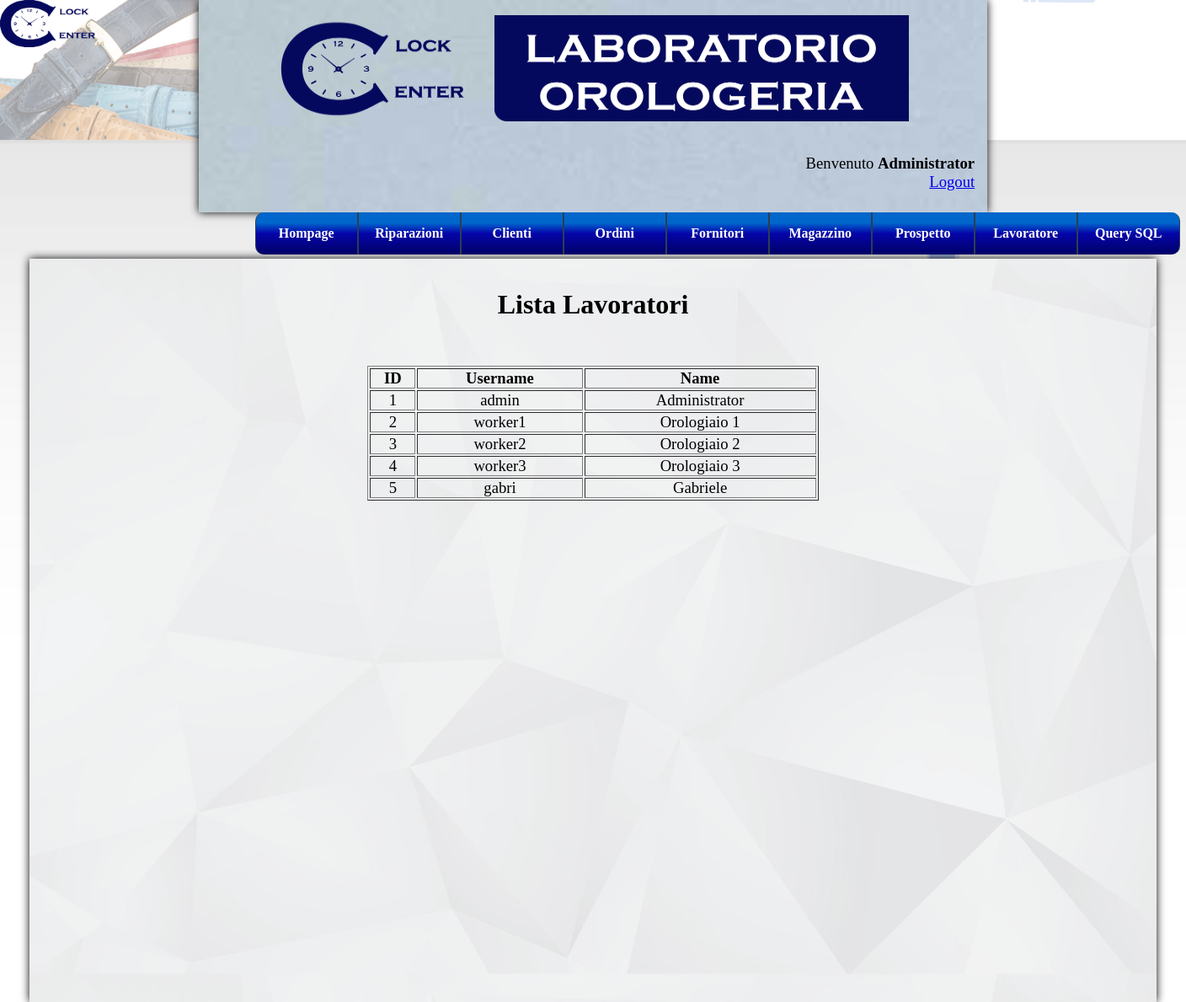
The app's page /clock.php?page=viewWorkers (signed in) with its own data.
### tables this page shows
CREATE TABLE IF NOT EXISTS `worker` (
  `id` int(11) NOT NULL AUTO_INCREMENT,
  `username` varchar(20) NOT NULL,
  `password` varchar(30) NOT NULL,
  `name` varchar(30) DEFAULT NULL,
  PRIMARY KEY (`id`),
  UNIQUE KEY `username` (`username`)
);

### include/Worker/view.php (the view)
<?php
	if($iduser!=1){
		echo "<head><script language=\"javascript\">alert(\"ERRORE. Il tuo account non dispone delle autorizzazioni necessarie per visualizzare questa pagina.\")</script></head>";
	}else{
?>
<br><br>
<h1 align="center">Lista Lavoratori</h1>
<br><br><br>
<?php
		$query="SELECT `id`,`username`,`name` FROM `worker`;";
		if(!($result=mysql_query($query,$connection))){
			echo "<br><br><br><p align=\"center\">ERRORE. Impossibile visualizzare la lista.</p><br>";
			echo "<p align=\"center\"><img src=\"images/errore.png\" height=\"80\" width=\"80\"></p>";
			die("");
		}
		echo "<table border=\"1\" width=\"40%\" class=\"tab\">";
			echo "<th>ID<th>Username<th>Name";
			if(mysql_num_rows($result)>0){
				while($rs=mysql_fetch_row($result)){
					echo "<tr>";
					$indice=count($rs);
					for($i=0; $i<$indice; $i++){
						if($rs[$i]!=NULL)
							echo "<td align=\"center\">&nbsp;".$rs[$i]."&nbsp;</td>";
						else
							echo "<td align=\"center\">&nbsp;<strong>//</strong> &nbsp;</td>";
					}
					echo "</tr>";
				}
			}else{
				echo "<br><br>Nessun risultato trovato.";
			}
		echo "</table>";
	}
?>

### clock.php (shortened to what this page needs)
<?php
	if(!($connection=mysql_connect("localhost","root","")))
		die ("ERRORE. Non riesco a contattare il server DBMS");
	if(!isset($_SESSION["id_utente"])){
		$page="index.php";
		header('Refresh: 3; url=' . $page);
		echo "<br><br>Errore. Effettuare prima il login!<br>Attendi...";
		echo "<br><br>Clicca <a href=\"index.php\">qui</a> se non vieni reindirizzato automaticamente.";
	}else{
		$iduser=$_SESSION["id_utente"];
		$query="SELECT `name`,`username` FROM worker ".
				"WHERE \"$iduser\"=`id`;";
		if(!($result=mysql_query($query,$connection)))
			die("ERRORE. Query non eseguita");
		if(mysql_num_rows($result)>0){
			$rs=mysql_fetch_row($result);
			if($rs[0]=="")	$user=$rs[1];	else	$user=$rs[0];
		}else{
			echo "ERRORE!";
		}
?>
<html>
	<head>
	</head>
	<body class="bodycss" background="images\background.png">
		<a href="index.php"><img src="images\logo.png" align="left" height="7%" width="8%"></a>
		<div class="container">
			<div class="clocktop">
				<br>
				<p align="center"><img src="images/welcome.png"; width="80%"; height="50%"></p>
				<br><br><br>
				<?php
					echo "<p class=\"plogout\" align=\"right\">Benvenuto <strong>".$user."</strong><br><a href=\"logout.php\">Logout</a></p>";
				?>
			</div>
			<div <?php if($iduser!=1){ ?> class="divmenu" <?php }else{ ?> class="divmenuAdmin" <?php } ?> >
				<?php include 'include/menu.php'; ?>
			</div>
			<div class="clockbottom">
				<?php include 'include/IFmenu.php';	?>
			</div>
		</div>
	</body>
</html>
<?php }  ?>

### style.css (style rules this page uses)
p.plogout { font-size: 14pt; margin: 5px; position: relative; top: -20px; right: 10px; }
body.bodycss { background-repeat: no-repeat; background-size: cover; background-size: 100% auto; }
div.container { width: 95%; height: 105%; margin: auto; }
div.clocktop { width: 70%; height: 30%; padding: 0px; margin:auto; background-image: url('images/grigio-chiaro.jpg'); box-shadow: 0px 0px 10px #000; background-size: 100% auto; }
div.clockbottom { width: 100%; height: 105%; padding: 0px; margin-top:5px; box-shadow: 0px 0px 10px #000; background-image: url('images/grigio.jpg'); background-size: 100% auto; }
table.tab { font-size: 14pt; }

### menu.css (style rules this page uses)
* { margin: 0 auto; padding: 0; }
div.divmenuAdmin { position: relative; width: 100%; padding: 0px; margin-left: 20%; }

### records on screen
worker: name "Administrator", id "1", username "admin"
worker: id "2", username "worker1", name "Orologiaio 1"
worker: id "3", username "worker2", name "Orologiaio 2"
worker: id "4", username "worker3", name "Orologiaio 3"
worker: id "5", username "gabri", name "Gabriele"
